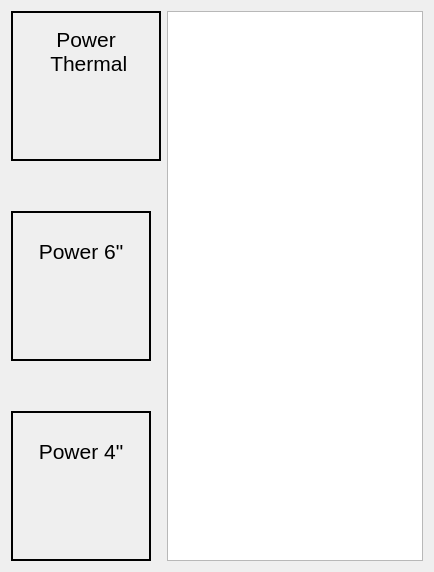
     <widget class="QWidget" name="tab">
      <attribute name="title">
       <string>Reactor Power</string>
      </attribute>
      <layout class="QHBoxLayout" name="horizontalLayout">
       <item>
        <layout class="QVBoxLayout" name="verticalLayout_6">
         <property name="spacing">
          <number>50</number>
         </property>
         <item>
          <widget class="PyDMFrame" name="PyDMFrame">
           <property name="minimumSize">
            <size>
             <width>150</width>
             <height>150</height>
            </size>
           </property>
           <property name="maximumSize">
            <size>
             <width>130</width>
             <height>150</height>
            </size>
           </property>
           <property name="toolTip">
            <string/>
           </property>
           <property name="frameShape">
            <enum>QFrame::Box</enum>
           </property>
           <property name="lineWidth">
            <number>2</number>
           </property>
           <layout class="QVBoxLayout" name="verticalLayout">
            <property name="leftMargin">
             <number>6</number>
            </property>
            <property name="topMargin">
             <number>6</number>
            </property>
            <property name="rightMargin">
             <number>6</number>
            </property>
            <property name="bottomMargin">
             <number>6</number>
            </property>
            <item>
             <widget class="PyDMLabel" name="PyDMLabel">
              <property name="font">
               <font>
                <pointsize>16</pointsize>
               </font>
              </property>
              <property name="toolTip">
               <string/>
              </property>
              <property name="text">
               <string>Power
 Thermal</string>
              </property>
              <property name="alignment">
               <set>Qt::AlignCenter</set>
              </property>
             </widget>
            </item>
            <item>
             <widget class="PyDMLabel" name="reactorThermalPowerValueLabel">
              <property name="font">
               <font>
                <pointsize>20</pointsize>
               </font>
              </property>
              <property name="toolTip">
               <string/>
              </property>
              <property name="autoFillBackground">
               <bool>true</bool>
              </property>
              <property name="alignment">
               <set>Qt::AlignCenter</set>
              </property>
              <property name="showUnits" stdset="0">
               <bool>true</bool>
              </property>
              <property name="alarmSensitiveContent" stdset="0">
               <bool>true</bool>
              </property>
              <property name="alarmSensitiveBorder" stdset="0">
               <bool>false</bool>
              </property>
              <property name="channel" stdset="0">
               <string>ca://mitr:PowerThm</string>
              </property>
              <property name="enableRichText" stdset="0">
               <bool>true</bool>
              </property>
             </widget>
            </item>
           </layout>
          </widget>
         </item>
         <item>
          <widget class="PyDMFrame" name="PyDMFrame_2">
           <property name="minimumSize">
            <size>
             <width>140</width>
             <height>150</height>
            </size>
           </property>
           <property name="maximumSize">
            <size>
             <width>130</width>
             <height>150</height>
            </size>
           </property>
           <property name="toolTip">
            <string/>
           </property>
           <property name="frameShape">
            <enum>QFrame::Box</enum>
           </property>
           <property name="lineWidth">
            <number>2</number>
           </property>
           <layout class="QVBoxLayout" name="verticalLayout_5">
            <property name="leftMargin">
             <number>6</number>
            </property>
            <property name="topMargin">
             <number>6</number>
            </property>
            <property name="rightMargin">
             <number>6</number>
            </property>
            <property name="bottomMargin">
             <number>6</number>
            </property>
            <item>
             <widget class="PyDMLabel" name="PyDMLabel_3">
              <property name="font">
               <font>
                <pointsize>16</pointsize>
               </font>
              </property>
              <property name="toolTip">
               <string/>
              </property>
              <property name="text">
               <string>Power 6&quot;</string>
              </property>
              <property name="alignment">
               <set>Qt::AlignCenter</set>
              </property>
             </widget>
            </item>
            <item>
             <widget class="PyDMLabel" name="reactorPowerSixValueLabel">
              <property name="font">
               <font>
                <pointsize>20</pointsize>
               </font>
              </property>
              <property name="toolTip">
               <string/>
              </property>
              <property name="autoFillBackground">
               <bool>true</bool>
              </property>
              <property name="alignment">
               <set>Qt::AlignCenter</set>
              </property>
              <property name="showUnits" stdset="0">
               <bool>true</bool>
              </property>
              <property name="alarmSensitiveContent" stdset="0">
               <bool>true</bool>
              </property>
              <property name="alarmSensitiveBorder" stdset="0">
               <bool>false</bool>
              </property>
              <property name="channel" stdset="0">
               <string>ca://mitr:Power6</string>
              </property>
              <property name="enableRichText" stdset="0">
               <bool>true</bool>
              </property>
             </widget>
            </item>
           </layout>
          </widget>
         </item>
         <item>
          <widget class="PyDMFrame" name="PyDMFrame_3">
           <property name="minimumSize">
            <size>
             <width>140</width>
             <height>150</height>
            </size>
           </property>
           <property name="maximumSize">
            <size>
             <width>130</width>
             <height>150</height>
            </size>
           </property>
           <property name="toolTip">
            <string/>
           </property>
           <property name="frameShape">
            <enum>QFrame::Box</enum>
           </property>
           <property name="lineWidth">
            <number>2</number>
           </property>
           <layout class="QVBoxLayout" name="verticalLayout_4">
            <property name="leftMargin">
             <number>6</number>
            </property>
            <property name="topMargin">
             <number>6</number>
            </property>
            <property name="rightMargin">
             <number>6</number>
            </property>
            <property name="bottomMargin">
             <number>6</number>
            </property>
            <item>
             <widget class="PyDMLabel" name="PyDMLabel_7">
              <property name="font">
               <font>
                <pointsize>16</pointsize>
               </font>
              </property>
              <property name="toolTip">
               <string/>
              </property>
              <property name="text">
               <string>Power 4&quot;</string>
              </property>
              <property name="alignment">
               <set>Qt::AlignCenter</set>
              </property>
             </widget>
            </item>
            <item>
             <widget class="PyDMLabel" name="reactorPowerFourValueLabel">
              <property name="font">
               <font>
                <pointsize>20</pointsize>
               </font>
              </property>
              <property name="toolTip">
               <string/>
              </property>
              <property name="autoFillBackground">
               <bool>true</bool>
              </property>
              <property name="alignment">
               <set>Qt::AlignCenter</set>
              </property>
              <property name="showUnits" stdset="0">
               <bool>true</bool>
              </property>
              <property name="alarmSensitiveContent" stdset="0">
               <bool>true</bool>
              </property>
              <property name="alarmSensitiveBorder" stdset="0">
               <bool>false</bool>
              </property>
              <property name="channel" stdset="0">
               <string>ca://mitr:Power4</string>
              </property>
              <property name="enableRichText" stdset="0">
               <bool>true</bool>
              </property>
             </widget>
            </item>
           </layout>
          </widget>
         </item>
        </layout>
       </item>
       <item>
        <widget class="MITROperationsArchivePlot" name="PyDMArchiverTimePlot">
         <property name="font">
          <font>
           <pointsize>15</pointsize>
          </font>
         </property>
         <property name="toolTip">
          <string/>
         </property>
         <property name="showXGrid">
          <bool>false</bool>
         </property>
         <property name="showYGrid">
          <bool>false</bool>
         </property>
         <property name="yAxes">
          <stringlist>
           <string>{&quot;name&quot;: &quot;Axis 1&quot;, &quot;orientation&quot;: &quot;left&quot;, &quot;label&quot;: &quot;Reactor Power&quot;, &quot;minRange&quot;: -0.2, &quot;maxRange&quot;: 6.2, &quot;autoRange&quot;: true, &quot;logMode&quot;: false}</string>
          </stringlist>
         </property>
         <property name="xLabels">
          <stringlist>
           <string>Time</string>
          </stringlist>
         </property>
         <property name="showLegend">
          <bool>true</bool>
         </property>
         <property name="maxRedrawRate" stdset="0">
          <number>15</number>
         </property>
         <property name="bufferSize">
          <number>21600</number>
         </property>
         <property name="updateMode" stdset="0">
          <enum>PyDMTimePlot::AtFixedRate</enum>
         </property>
         <property name="timeSpan">
          <double>43200.000263214111328</double>
         </property>
         <property name="updateInterval">
          <double>1.000000000000000</double>
         </property>
         <property name="autoRangeY">
          <bool>true</bool>
         </property>
         <property name="minYRange">
          <double>-0.200000000000000</double>
         </property>
         <property name="maxYRange">
          <double>6.200000000000000</double>
         </property>
         <property name="curves">
          <stringlist>
           <string>{&quot;useArchiveData&quot;: true, &quot;channel&quot;: &quot;ca://mitr:PowerThm&quot;, &quot;plot_style&quot;: null, &quot;name&quot;: &quot;Power Thm&quot;, &quot;color&quot;: &quot;black&quot;, &quot;lineStyle&quot;: 1, &quot;lineWidth&quot;: 2, &quot;symbol&quot;: null, &quot;symbolSize&quot;: 3, &quot;yAxisName&quot;: &quot;Axis 1&quot;, &quot;barWidth&quot;: null, &quot;upperThreshold&quot;: null, &quot;lowerThreshold&quot;: null, &quot;thresholdColor&quot;: &quot;white&quot;}</string>
           <string>{&quot;useArchiveData&quot;: true, &quot;channel&quot;: &quot;ca://mitr:Power6&quot;, &quot;plot_style&quot;: null, &quot;name&quot;: &quot;Power 6\&quot;&quot;, &quot;color&quot;: &quot;red&quot;, &quot;lineStyle&quot;: 1, &quot;lineWidth&quot;: 2, &quot;symbol&quot;: null, &quot;symbolSize&quot;: 10, &quot;yAxisName&quot;: &quot;Axis 1&quot;, &quot;barWidth&quot;: null, &quot;upperThreshold&quot;: null, &quot;lowerThreshold&quot;: null, &quot;thresholdColor&quot;: &quot;white&quot;}</string>
           <string>{&quot;useArchiveData&quot;: true, &quot;channel&quot;: &quot;ca://mitr:Power4&quot;, &quot;plot_style&quot;: null, &quot;name&quot;: &quot;Power 4\&quot;&quot;, &quot;color&quot;: &quot;dodgerblue&quot;, &quot;lineStyle&quot;: 1, &quot;lineWidth&quot;: 2, &quot;symbol&quot;: null, &quot;symbolSize&quot;: 10, &quot;yAxisName&quot;: &quot;Axis 1&quot;, &quot;barWidth&quot;: null, &quot;upperThreshold&quot;: null, &quot;lowerThreshold&quot;: null, &quot;thresholdColor&quot;: &quot;white&quot;}</string>
          </stringlist>
         </property>
        </widget>
       </item>
      </layout>
     </widget>
